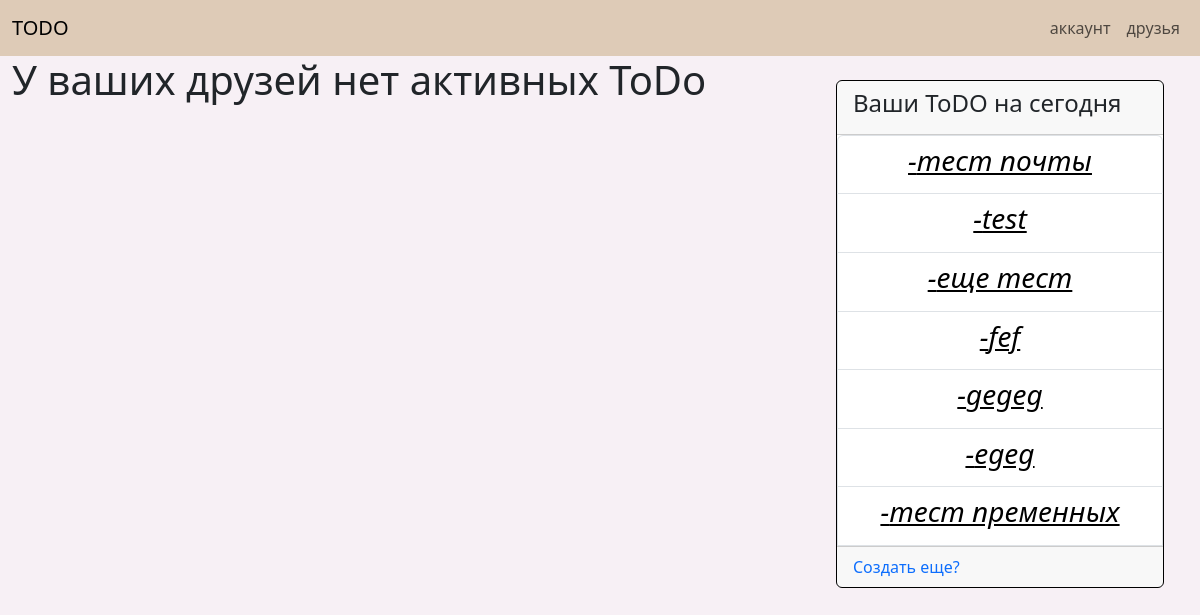
The page /homepage/ (signed in) on the database as committed earlier.
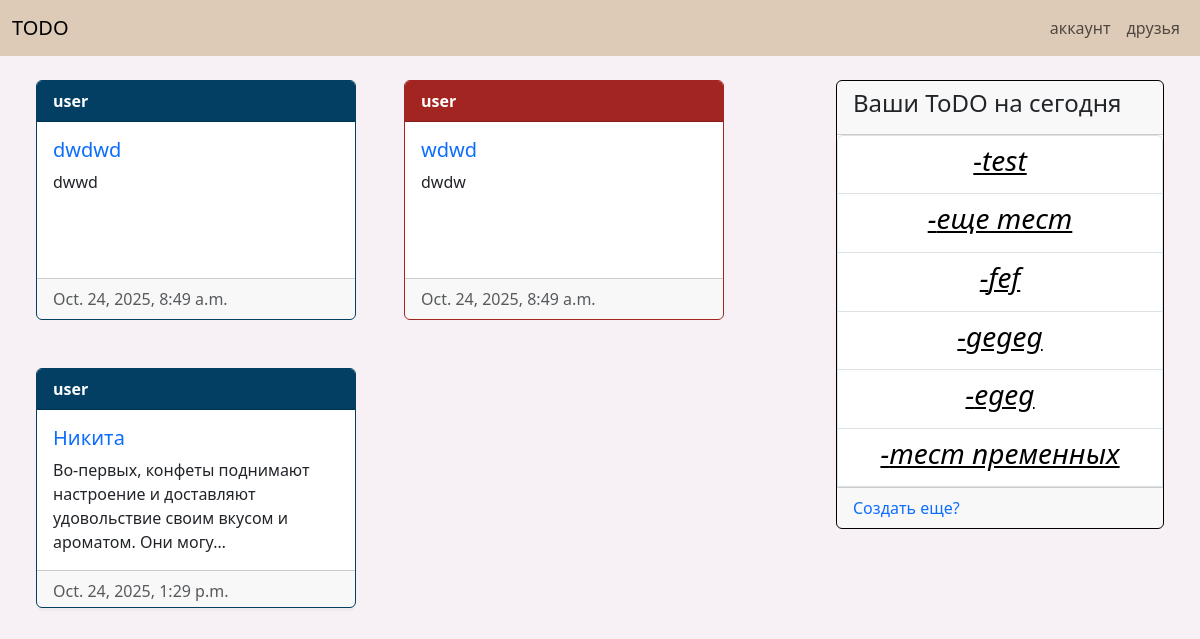
The same page on the database as committed later.
### todos/models.py (models this page shows, shortened)
class Todo(models.Model):
    class StatusChoises(models.TextChoices):
        no_report = 'no_report'
        no_confirm = 'no_confirm'
        confirmed = 'confirmed'
    user = models.ForeignKey(User, related_name='todo', on_delete=models.CASCADE)
    name = models.CharField(max_length=64)
    slug = models.SlugField(max_length=64)
    description = models.TextField()
    img = models.ImageField(upload_to='todo_images/', blank=True, null=True)
    publish_date = models.DateTimeField(auto_now_add=True)
    status = models.CharField(choices=StatusChoises, default=StatusChoises.no_report)
    class Meta:
        ordering = ['publish_date',]
    def get_absolute_url(self):
        return reverse('todos:todo_info', kwargs={'pk': self.pk,
                                     'slug': self.slug,
                                     })

### homepage/views.py (the view)
# urls.py: path('', views.homepage, name='homepage'),
@login_required
def homepage(requset):
    user = requset.user
    user_todos = services.get_user_todos(user)
    friends_todos = services.get_friends_todos(user)
    return render(requset, 'homepage/homepage.html', {'user_todos': user_todos, 'friends_todos': friends_todos})

### homepage/services.py (called while the page is built)
def get_user_todos(user):
    return user.todo.all()

def get_friends_todos(user):
    friends = user.profile.friends.all()
    friends_todos = []
    for todos in map(lambda x: x.user.todo.all(), friends):
        friends_todos.extend(todos)
    return friends_todos

### homepage/templates/homepage/homepage.html (shortened to what this page needs)
{% extends 'base.html' %}
{% load django_bootstrap5 %}
{% block content %}
<div class="container-fluid">
    <div class="row">
        <div class="col-8">
            <div class="d-flex flex-wrap justify-content-start">
            {% for todo in friends_todos %}
                    {% if todo.status == 'no_report' %}
                    <div class="card m-4" style="width: 20rem; height: 15rem; border-color: #A22522; ">
                        <div class="card-header fw-bold" style="background-color: #A22522;">
                    {% elif todo.status == 'no_confirm' %}
                    <div class="card m-4" style="width: 20rem; height: 15rem; border-color: #033F63;">
                        <div class="card-header fw-bold" style="background-color: #033F63;">
                    {% elif todo.status == 'confirmed' %}
                    <div class="card m-4" style="width: 20rem; height: 15rem; border-color: #104911;">
                        <div class="card-header fw-bold" style="background-color: #104911;">
                    {% endif %}
                                <a href="{{ todo.get_user_absolute_url }}" class="text-decoration-none" style="color: white;">{{ todo.user.username }}</a>
                        </div>
                        <div class="card-body" style="background-color: #ffffff;">
                            <h5 class="card-title">
                                <a href="{{ todo.get_absolute_url }}" class="text-decoration-none">{{ todo.name }}</a>
                            </h5>
                            <p class="card-text">{{ todo.description|truncatechars:100 }}</p>
                        </div>
                        <div class="card-footer text-muted">
                            {{ todo.publish_date }}
                        </div>
                    </div>
            {% empty %}
            <h1>У ваших друзей нет активных ToDo</h1>
            {% endfor %}
            </div>
        </div>
        <div class="col-4">
            <div class="card m-4" style="border-color: black;">
                <div class="card-header fw-bold"><h4>Ваши ToDO на сегодня</h4></div>
                <ul class="list-group listgroup-flush">
                {% for todo in user_todos %}
                        <li class="list-group-item text-center">
                            <a href="{{ todo.get_abcolute_url }}" class="text-decoration-none" style="color: black;">
                                <h3 class="fw-normal fst-italic text-decoration-underline"> -{{ todo.name }}</h3>
                            </a>
                        </li>
                {% empty %}
                </ul>
                    <h3 class="fw-normal">У вас нет ToDO на сегодня</h3>
                {% endfor %}
                <div class="card-footer">
                    <a href="{% url 'todos:todo_add' %}" class="text-decoration-none">Создать еще?</a>
                </div>
            </div>
        </div>
    </div>
</div>
{% endblock %}

Rows that differ between the two databases and show on the page:
removed Todo: name "тест почты", shown under "Ваши ToDO на сегодня"
now on this page (row unchanged): Todo: user.username "user", name "dwdwd", description "dwwd", publish_date "Oct. 24, 2025, 8:49 a.m."
now on this page (row unchanged): Todo: user.username "user", name "wdwd", description "dwdw", publish_date "Oct. 24, 2025, 8:49 a.m."
now on this page (row unchanged): Todo: user.username "user", name "Никита", description "Во-первых, конфеты поднимают настроение и доставляют удовольствие своим вкусом и ароматом. Они могу…", publish_date "Oct. 24, 2025, 1:29 p.m."
Other text that changed with them:
text no longer shown: "У ваших друзей нет активных ToDo"
